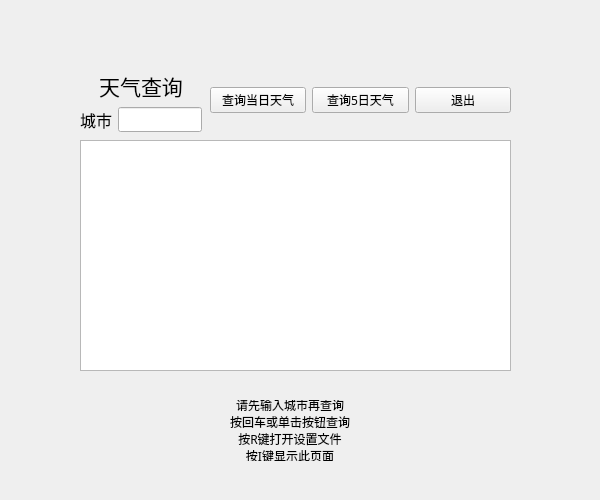
<?xml version="1.0" encoding="UTF-8"?>
<ui version="4.0">
 <class>Form</class>
 <widget class="QWidget" name="Form">
  <property name="geometry">
   <rect>
    <x>0</x>
    <y>0</y>
    <width>600</width>
    <height>500</height>
   </rect>
  </property>
  <property name="font">
   <font>
    <family>荆南麦圆体</family>
   </font>
  </property>
  <property name="cursor">
   <cursorShape>ArrowCursor</cursorShape>
  </property>
  <property name="windowTitle">
   <string>今日天气</string>
  </property>
  <widget class="QTextEdit" name="textEdit">
   <property name="geometry">
    <rect>
     <x>80</x>
     <y>140</y>
     <width>431</width>
     <height>231</height>
    </rect>
   </property>
   <property name="font">
    <font>
     <family>荆南麦圆体</family>
     <pointsize>10</pointsize>
    </font>
   </property>
  </widget>
  <widget class="QWidget" name="layoutWidget">
   <property name="geometry">
    <rect>
     <x>80</x>
     <y>70</y>
     <width>122</width>
     <height>62</height>
    </rect>
   </property>
   <layout class="QVBoxLayout" name="verticalLayout">
    <item>
     <widget class="QLabel" name="label">
      <property name="font">
       <font>
        <family>荆南麦圆体</family>
        <pointsize>16</pointsize>
        <weight>50</weight>
        <bold>false</bold>
       </font>
      </property>
      <property name="text">
       <string>天气查询</string>
      </property>
      <property name="alignment">
       <set>Qt::AlignCenter</set>
      </property>
     </widget>
    </item>
    <item>
     <layout class="QHBoxLayout" name="horizontalLayout">
      <item>
       <widget class="QLabel" name="label_2">
        <property name="font">
         <font>
          <family>荆南麦圆体</family>
          <pointsize>12</pointsize>
         </font>
        </property>
        <property name="text">
         <string>城市</string>
        </property>
       </widget>
      </item>
      <item>
       <widget class="QLineEdit" name="lineEdit">
        <property name="text">
         <string/>
        </property>
       </widget>
      </item>
     </layout>
    </item>
   </layout>
  </widget>
  <widget class="QWidget" name="layoutWidget">
   <property name="geometry">
    <rect>
     <x>210</x>
     <y>70</y>
     <width>301</width>
     <height>61</height>
    </rect>
   </property>
   <layout class="QHBoxLayout" name="horizontalLayout_2">
    <item>
     <widget class="QPushButton" name="pushButton">
      <property name="enabled">
       <bool>true</bool>
      </property>
      <property name="font">
       <font>
        <family>荆南麦圆体</family>
       </font>
      </property>
      <property name="text">
       <string>查询当日天气</string>
      </property>
     </widget>
    </item>
    <item>
     <widget class="QPushButton" name="pushButton_3">
      <property name="text">
       <string>查询5日天气</string>
      </property>
     </widget>
    </item>
    <item>
     <widget class="QPushButton" name="pushButton_2">
      <property name="font">
       <font>
        <family>荆南麦圆体</family>
       </font>
      </property>
      <property name="text">
       <string>退出</string>
      </property>
     </widget>
    </item>
   </layout>
  </widget>
  <widget class="QLabel" name="label_3">
   <property name="geometry">
    <rect>
     <x>210</x>
     <y>400</y>
     <width>160</width>
     <height>61</height>
    </rect>
   </property>
   <property name="minimumSize">
    <size>
     <width>160</width>
     <height>30</height>
    </size>
   </property>
   <property name="text">
    <string>请先输入城市再查询
按回车或单击按钮查询
按R键打开设置文件
按I键显示此页面</string>
   </property>
   <property name="alignment">
    <set>Qt::AlignCenter</set>
   </property>
  </widget>
 </widget>
 <resources/>
 <connections>
  <connection>
   <sender>pushButton_2</sender>
   <signal>clicked()</signal>
   <receiver>Form</receiver>
   <slot>close()</slot>
   <hints>
    <hint type="sourcelabel">
     <x>406</x>
     <y>350</y>
    </hint>
    <hint type="destinationlabel">
     <x>373</x>
     <y>406</y>
    </hint>
   </hints>
  </connection>
  <connection>
   <sender>pushButton</sender>
   <signal>clicked()</signal>
   <receiver>Form</receiver>
   <slot>queryWeather()</slot>
   <hints>
    <hint type="sourcelabel">
     <x>170</x>
     <y>346</y>
    </hint>
    <hint type="destinationlabel">
     <x>71</x>
     <y>393</y>
    </hint>
   </hints>
  </connection>
 </connections>
 <slots>
  <slot>queryWeather()</slot>
 </slots>
</ui>
